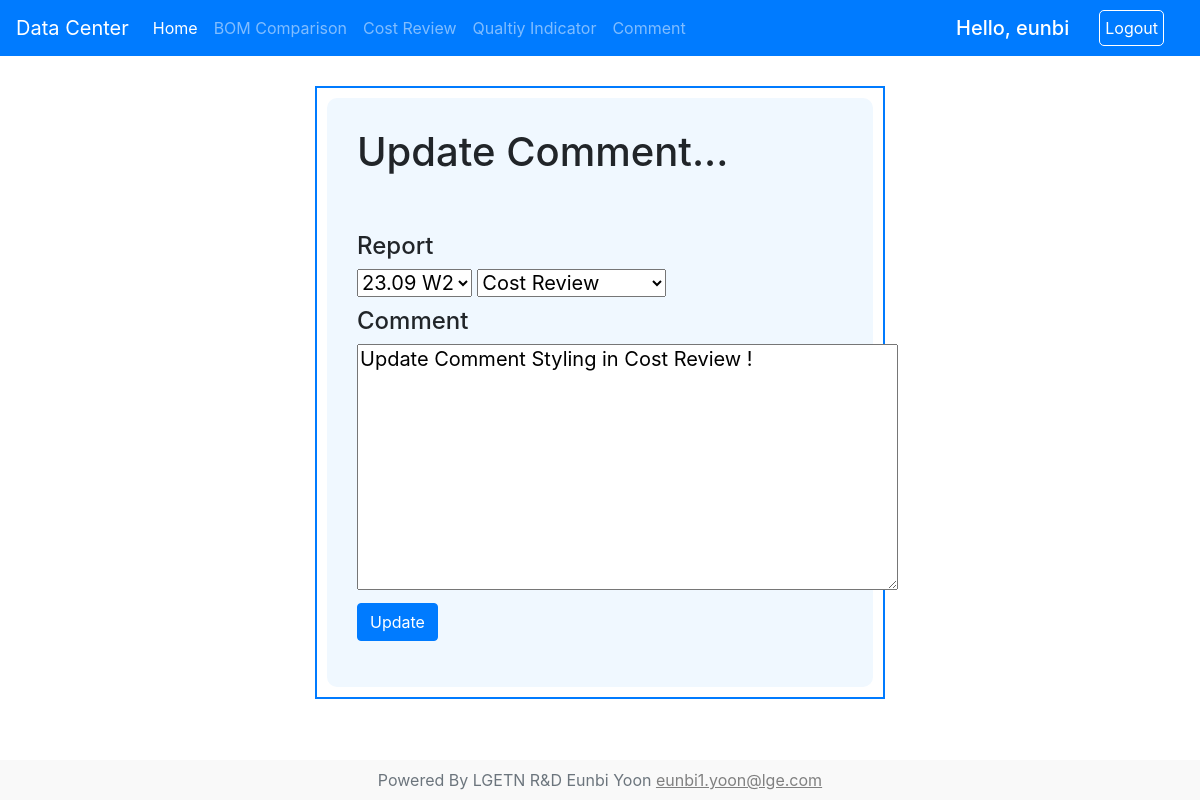
Page /comment/edit/6 (signed in) on the committed database.
### report/models.py (models this page shows)
class Comment(models.Model):
    category=models.ForeignKey(Category, on_delete=models.CASCADE)
    week=models.ForeignKey(Week, on_delete=models.CASCADE)
    author=models.ForeignKey(User, on_delete=models.CASCADE)
    date_added=models.DateTimeField(auto_now_add=True)
    comment_body = models.TextField()
    class Meta:
        verbose_name_plural='  4) Comments'

### base/views.py (the view)
# urls.py: path('comment/edit/<int:pk>', CommentUpdateView.as_view(), name="update_post"),
class CommentUpdateView(UpdateView):
    model=Comment
    form_class=EditForm
    template_name='comment_update.html'
    success_url=reverse_lazy('comment_url')

### base/forms.py
class EditForm(forms.ModelForm):
    class Meta:
        model = Comment
        fields = ['week', 'category', 'comment_body']

### report/models.py (called while the page is built)
    def __str__(self):
        return self.name

    def __str__(self):
        return self.name

### base/templates/comment_update.html (shortened to what this page needs)
{% extends 'base.html'%}
{% block container %}
    <div style="border: 2px solid #007BFF; margin:30px 270px">
        <div style="background-color:aliceblue;border-radius: 10px; padding:30px; margin:10px">
            <h1>Update Comment...</h1>
            <br/><br/>
            {% if user.is_authenticated %}
                <div class="form-group" style="display: flex;">
                    <form method="POST">
                        <h4>Report</h4>
                        <h5>{{ form.week }} {{ form.category }}</h5>
                        <h4 style="margin-top:10px">Comment</h4>
                        <h5>{{ form.comment_body }}</h5>
                        <button class="btn btn-primary" style="margin:auto;">Update</button>
                    </form>
                </div>
            {% else %}
                Please Login First!
            {% endif %}
        </div>
    </div>
{% endblock %}

### base/templates/base.html (shortened to what this page needs)
<!doctype html>
<html lang="en">
  <head>
    {% load static %}
    <link rel="stylesheet" href="https://cdn.jsdelivr.net/npm/bootstrap@4.3.1/dist/css/bootstrap.min.css">
  </head>
  <body>
    <nav class="navbar navbar-expand-lg navbar-dark bg-primary">
      <a class="navbar-brand" href="">Data Center</a>
      <div class="collapse navbar-collapse" id="navbarColor02">
        <ul class="navbar-nav mr-auto">
          <li class="nav-item active">
            <a class="nav-link" href="/">Home</a>
          </li>
          <li class="nav-item">
            <a class="nav-link" href="{% url 'category_bom_url' %}">BOM Comparison</a>
          </li>
          <li class="nav-item">
            <a class="nav-link" href="{% url 'category_cost_url' %}">Cost Review</a>
          </li>
          <li class="nav-item">
            <a class="nav-link" href="{% url 'qualityhome_url' %}">Qualtiy Indicator</a>
          </li>
          <li class="nav-item">
            <a class="nav-link" href="{% url 'comment_url' %}">Comment</a>
          </li>
        </ul>
        <form class="form-inline">
          {% if user.is_authenticated %}
            <h5 style="color:white; margin:0">Hello, {{user.username}}</h5>
            <a style="color:white; margin:0 20px 0 30px; border:1px solid white; border-radius: 5px; padding:5px" href="{% url 'logout_url' %}">Logout</a>
          {% else %}
            <h5 style="color:white; margin:0">Login Here</h5>
            <a style="color:white; margin:0 20px 0 30px; border:1px solid white; border-radius: 5px; padding:5px" href="{% url 'login_url' %}">Login</a>
          {% endif %}
        </form>
      </div>
    </nav>
    <div class="main">
      <div class="container">
        {% block container %}
        {% endblock %}
      </div>
    </div>
  <footer class="text-center text-lg-start bg-white text-muted" style="position: fixed;bottom:0; width: 100%;">
    {% block footer %}
      <div class="text-center p-2" style="background-color: rgba(0, 0, 0, 0.025); padding:0">
        Powered By LGETN R&D Eunbi Yoon
        <a style="text-decoration:underline; color:grey" href="mailto : eunbi1.yoon@lge.com">eunbi1.yoon@lge.com</a>
      </div>
    {% endblock %}
  </footer>
  </body>
</html>

### rows in the picture
Comment: week "23.09 W2", category "Cost Review", comment_body "Update Comment Styling in Cost Review !"

### other values in the picture
{{ user.username }} "eunbi"
